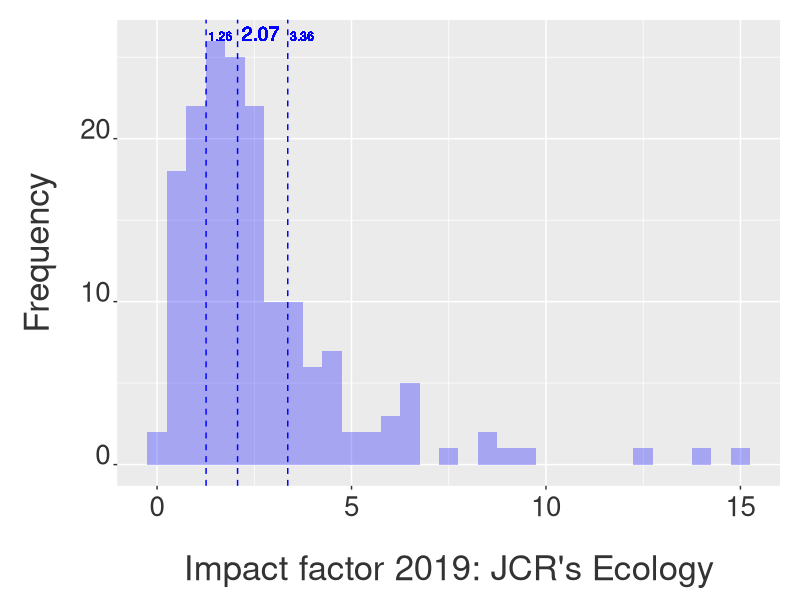
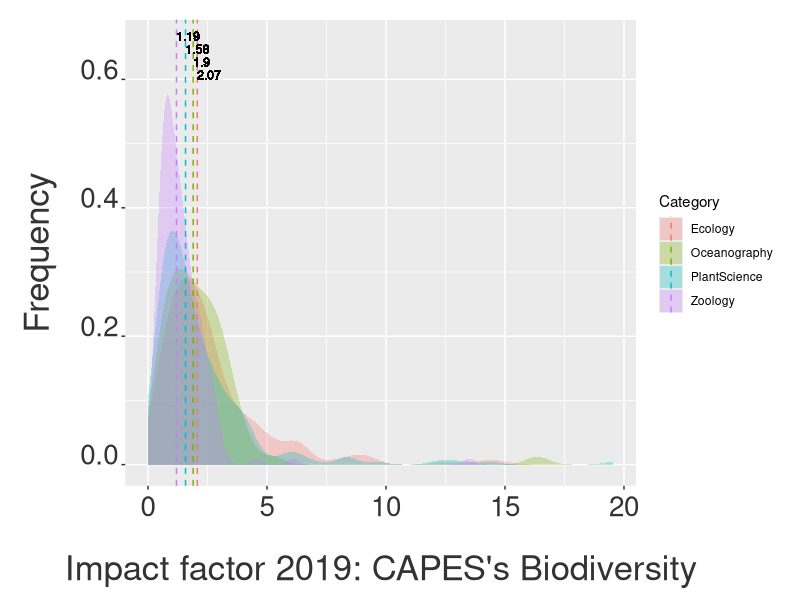

Recreate these plots in R, in order.
## ---- chunk 1
knitr::opts_chunk$set(echo = TRUE)

knitr::knit_hooks$set(inline = function(x) {
prettyNum(x, big.mark=",")
})
## ---- chunk 2
setwd(dirname(rstudioapi::getActiveDocumentContext()$path))

## ---- chunk 3
rm(list= ls())
## ---- chunk 4
library(ggplot2)
library(plyr)
library(RColorBrewer)
library(reshape2)
library(tidyverse)
## ---- chunk 5
jcreco = read.csv("data/jcr ecology 2019.csv", na = "Not Available",
                  skip = 1, header = T)

neco<-dim(jcreco)[1]
jcreco<-jcreco[1:(neco-2),]
## ---- chunk 6
str(jcreco)
## ---- chunk 7
jcreco.med <- summarise(jcreco, 
                        IFmedian = median(Journal.Impact.Factor, na.rm = T))
eco.med = round(jcreco.med[1,1], digits = 2)

jcreco.qua1 <- summarise(jcreco, 
                         IFqua1 = quantile(Journal.Impact.Factor, na.rm = T))
eco.qua1 = round(jcreco.qua1[2,1], digits = 2)

jcreco.qua2 <- summarise(jcreco, 
                         IFqua2 = quantile(Journal.Impact.Factor, na.rm = T))
eco.qua2 = round(jcreco.qua2[4,1], digits = 2)

jcreco.min <- summarise(jcreco, 
                        IFmin = min(Journal.Impact.Factor, na.rm = T))
eco.min = round(jcreco.min[1,1], digits = 2)

jcreco.max <- summarise(jcreco, 
                        IFmax = max(Journal.Impact.Factor, na.rm = T))
eco.max = round(jcreco.max[1,1], digits = 2)

## ---- chunk 8
p1 = ggplot(jcreco, aes(x=Journal.Impact.Factor)) +
  geom_histogram(binwidth=.5, alpha=.3, fill = "blue", position="identity") +
  xlab("Impact factor 2019: JCR's Ecology") + 
  ylab("Frequency") +
  theme(axis.text.x = element_text(colour="grey20",size=20,
                                   angle=0,hjust=.5,vjust=.5,face="plain"),
        axis.text.y = element_text(colour="grey20",size=20,
                                   angle=0,hjust=1,vjust=0,face="plain"),
        axis.title.x = element_text(colour="grey20",size=25,
                                    angle=0,hjust=.5,vjust=0,face="plain"),
        axis.title.y = element_text(colour="grey20",size=25,
                                    angle=90,hjust=.5,vjust=.5,face="plain")) +
  theme(plot.margin = unit(c(0.5,0.5,0.5,0.5),"cm")) +
  theme(axis.title.y=element_text(margin=margin(0,20,0,0)),
        axis.title.x=element_text(margin=margin(20,0,0,0))) +
  geom_vline(data=jcreco.med, aes(xintercept=eco.med),
             linetype="dashed", size=0.5, color = "blue") +
  geom_text(aes(eco.med, 26, label = eco.med, angle = 0, 
                hjust = -0.1, vjust = 0), size = 5, color = "blue") +
  geom_vline(data=jcreco.qua1, aes(xintercept=eco.qua1),
             linetype="dashed", size=0.5, color = "blue") +
  geom_text(aes(eco.qua1, 26, label = eco.qua1, angle = 0, 
                hjust = -0.1, vjust = 0), size = 3, color = "blue") +
  geom_vline(data=jcreco.qua1, aes(xintercept=eco.qua2),
             linetype="dashed", size=0.5, color = "blue") +
  geom_text(aes(eco.qua2, 26, label = eco.qua2, angle = 0,
                hjust = -0.1, vjust = 0), size = 3, color = "blue")

p1
## ---- chunk 9
str(jcreco)
## ---- chunk 10
jcroce = read.csv("data/jcr oceanography 2019.csv", na = "Not Available",
                  skip = 1, header = T)
noce<-dim(jcroce)[1]
jcroce<-jcroce[1:(noce-2),]

jcrpla = read.csv("data/jcr plant sciences 2019.csv", na = "Not Available",
                  skip = 1, header = T)
npla<-dim(jcrpla)[1]
jcrpla<-jcrpla[1:(npla-2),]

jcrzoo = read.csv("data/jcr zoology 2019.csv", na = "Not Available",
                  skip = 1, header = T)
nzoo<-dim(jcrzoo)[1]
jcrzoo<-jcrzoo[1:(nzoo-2),]

## ---- chunk 11
jcrbio <- rbind(jcreco, jcroce[1:nrow(jcroce),], 
                jcrpla[1:nrow(jcrpla),], jcrzoo[1:nrow(jcrzoo),])
## ---- chunk 12
str(jcrbio)
## ---- chunk 13
jcrbio$Category <- c(replicate(nrow(jcreco), "Ecology"), 
                     replicate(nrow(jcroce), "Oceanography"), 
                     replicate(nrow(jcrpla), "PlantScience"), 
                     replicate(nrow(jcrzoo), "Zoology"))
## ---- chunk 14
jcrbio.med <- ddply(jcrbio, "Category", summarise, 
                    IFmedian = median(Journal.Impact.Factor, na.rm = T))
bio.med <- summarise(jcrbio, 
                        IFmedian = median(Journal.Impact.Factor, na.rm = T))
bio.med = round(bio.med, digits = 2)

jcrbio.qua1 <- summarise(jcrbio, 
                         IFqua1 = quantile(Journal.Impact.Factor, na.rm = T))
bio.qua1 = round(jcrbio.qua1[2,1], digits = 2)

jcrbio.qua2 <- summarise(jcrbio, 
                         IFqua2 = quantile(Journal.Impact.Factor, na.rm = T))
bio.qua2 = round(jcrbio.qua2[4,1], digits = 2)

jcrbio.min <- summarise(jcrbio, 
                        IFmin = min(Journal.Impact.Factor, na.rm = T))
bio.min = round(jcrbio.min[1,1], digits = 2)

jcrbio.max <- summarise(jcrbio, 
                        IFmax = max(Journal.Impact.Factor, na.rm = T))
bio.max = round(jcrbio.max[1,1], digits = 2)
## ---- chunk 15
eco.med = round(jcrbio.med[1,2], digits = 2)
oce.med = round(jcrbio.med[2,2], digits = 2)
pla.med = round(jcrbio.med[3,2], digits = 2)
zoo.med = round(jcrbio.med[4,2], digits = 2)
## ---- chunk 16
p2 = ggplot(jcrbio, aes(x=Journal.Impact.Factor, fill=Category)) +
  geom_density(alpha=.3, position="identity", color = F) +
  xlab("Impact factor 2019: CAPES's Biodiversity") + 
  ylab("Frequency") +
  theme(axis.text.x = element_text(colour="grey20",size=20,angle=0,
                                   hjust=.5,vjust=.5,face="plain"),
        axis.text.y = element_text(colour="grey20",size=20,angle=0,
                                   hjust=1,vjust=0,face="plain"),
        axis.title.x = element_text(colour="grey20",size=25,angle=0,
                                    hjust=.5,vjust=0,face="plain"),
        axis.title.y = element_text(colour="grey20",size=25,angle=90,
                                    hjust=.5,vjust=.5,face="plain")) +
  theme(plot.margin = unit(c(0.5,0.5,0.5,0.5),"cm")) +
  theme(axis.title.y=element_text(margin=margin(0,20,0,0)),
        axis.title.x=element_text(margin=margin(20,0,0,0))) +
  geom_vline(data=jcrbio.med, aes(xintercept=IFmedian,  colour=Category),
             linetype="dashed", size=0.5) +
  geom_text(aes(eco.med, 0.60, label = eco.med, angle = 0, 
                hjust = 0, vjust = 0), size = 3) +
  geom_text(aes(oce.med, 0.62, label = oce.med, angle = 0, 
                hjust = 0, vjust = 0), size = 3) +
  geom_text(aes(pla.med, 0.64, label = pla.med, angle = 0, 
                hjust = 0, vjust = 0), size = 3) +
  geom_text(aes(zoo.med, 0.66, label = zoo.med, angle = 0, 
                hjust = 0, vjust = 0), size = 3)

p2
